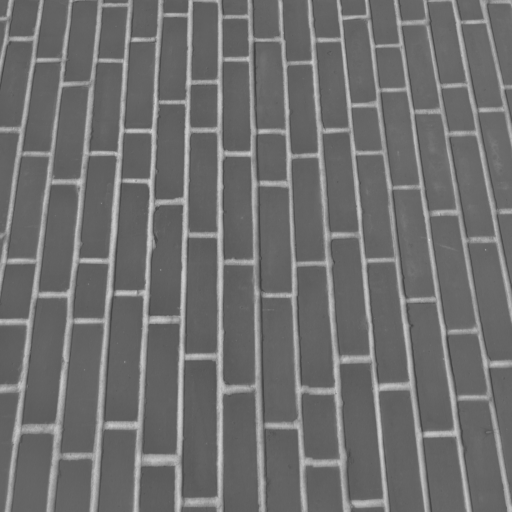
#> input picture skimage.data.brick(), 512 x 512 px
$ jupyter execute --allow-errors practica1.ipynb
#> lines starting #> are read from the running program, lines starting #| are printed output that depends on the picture; after the words box and inside, x2 and y2 are one past the last pixel; in counts of white or black regions, pixels touching at a corner belong together; long printed decimals are rounded
[cell 1]
import skimage.io as io
import skimage.data as data
import skimage.util as util
from skimage.color import rgb2gray, rgb2lab, rgb2hsv
import numpy as np
import matplotlib.pyplot as plt
import os
from PIL import Image

# Lista de plugins disponibles (no necesariamente instalados):
io.find_available_plugins()
# Lista de plugins instalados para cada funci´on:
io.plugin_order()

# Lectura -> io.imread
# Escritura -> io.imsave
# Visualizar -> io.imshow / pyplot.imshow

# Ejercicio 1.1.- Leer y visualizar imágenes

__a)__ Lea la imagen ’lena.png’; llamemosle lena1. Escriba por pantalla su tamñno (shape), sus valores m ́ınimo y m ́aximo, y su tipo. Visualice la imagen.

[cell 2]
def image_caracteristics(image, image_name="Imagen"):
    print(f"Usando {image_name}:\n")
    print("Tamaño: ", image.shape)
    print("Valor Maximo: ", np.max(image))
    print("Valor Minimo: ", np.min(image))
    print("Tipo: ", image.dtype)

#> (a cell that did not finish here is left out)

__b)__ Lea la imagen ’lena.png’, usando el par ́ametro ‘as gray=True’; llamemosle lena2. Escriba por pantalla su tamaño, sus valores mínimo y máximo, y su tipo. Visualice la imagen, consiguiendo que se vea en escala de grises.

#> (a cell that did not finish here is left out)

__c)__ Divida el valor de la imagen lena2 por 2 y s ́umele 0,25; llamemosle lena3 al resultado. Escriba por pantalla sus valores mínimo y máximo. Visualice en subfiguras anexas lena2 y lena3, usando escala de grises, y consiguiendo que las diferencias de brillo sean apreciables visualmente.

#> (a cell that did not finish here is left out)

# Ejercicio 1.2.- Escribir im ́agenes en disco

__a)__ Guarde las imagenes lena2 y lena3 del Ejercicio 1.1, en los ficheros lena2.png y lena3.png, respectivamente, de la carpeta resultados. Asegurese de que la diferencia de intesidades es apreciable en las im ́agenes guardadas (con un visor externo, o volviendolas a leer)

[cell 6]
path = "resultados/"
#> path = 'resultados/'
# Si la carperta no existe la creamos
if not os.path.exists(path):
    os.mkdir(path)

# Convertimos el rango de la imagen de [0,1] a [0,255]
# Pasamos el formato a uint8 y escala de grises
#> (the rest of this cell did not finish here and is left out)

__b)__ Repita la operacion anterior, pero multiplicando antes las imagenes por 10, y almacenando los resultados en lena2b.png y lena3b.png, respectivamente.

#> (a cell that did not finish here is left out)

- __¿Que ocurre y por que?__

Las imagenes quedan con fallos y distorsionadas. Esto se produce porque los valores de la imagen exceden los valores del rango (0-255 para imagenes de 8 bits), produciendo que se tomen valores incorrectos respecto a la imagen original.

- __¿Como debemos hacer para que las diferencias en las
imagenes se puedan almacenar?__

Podemos extender el valor del rango dejando de utilizar un sistema RGB o, normalizar los valores de la imagen para que se encuentren en un rango especifico.

# Ejercicio 1.3.- Enteros, Flotantes y Booleanos

__a)__ Cree tres imagenes de degradado, de tamaño 100 ×100, y:
- A: tipo np.float64, y valores de 0.1 a 0.9.
- B: tipo np.uint8, y valores de 25 a 230.
- C: tipo np.int32, y valores de -230 a 230.

[cell 8]
def intensity_gradient(size=(100, 100), dtype=np.uint8, values=(0, 255)):
    rows, cols = size
    mn, mx = values
    result = np.linspace(mn, mx, rows*cols).reshape(rows, cols)
    return result.astype(dtype)

C = intensity_gradient(size=(100, 100), dtype=np.float64, values=(0.1, 0.9))
A = intensity_gradient(size=(100, 100), dtype=np.uint8, values=(25, 230))
B = intensity_gradient(size=(100, 100), dtype=np.int32, values=(-230, 230))

__b)__ Visualice las tres imagenes, en escala de grises y sin normalizar, y reporte su valor minimo y maximo.

[cell 9]
print("Image A: \n")
# Caracteristicas de la imagen
image_caracteristics(A, "A")

print("Image B: \n")
# Caracteristicas de la imagen
image_caracteristics(B, "B")

print("Image C: \n")
# Caracteristicas de la imagen
image_caracteristics(C, "C")

# Visualizamos las imagenes
plt.figure(figsize=(15, 5))

# lena2 brillo por defecto
plt.subplot(1, 3, 1) # lena2
io.imshow(A)
plt.title("A - np.float64, 0.1 a 0.9")

# lena3 menos brillo
plt.subplot(1, 3, 2) # lena3
io.imshow(B)
plt.title("B - np.uint8, 25 a 230")

# lena3 menos brillo
plt.subplot(1, 3, 3) # lena3
io.imshow(C)
plt.title("C - np.int32,  -230 a 230")

# Mostrar las imágenes
plt.show()

__c)__ Explore el resultado de las funciones img as float, img as uint, img as int e img as bool de skimage sobre las tres im ́agenes anteriores, asi como la salida de la funcion skimage.dtype limits aplicada sobre las imagenes de entrada y salida. Explique lo que ocurre.

[cell 10]
# Mostrar solo la primera fila para cada conversión

img_floatA = util.img_as_float(A)
img_floatB = util.img_as_float(B)
img_floatC = util.img_as_float(C)
print("\nUsing img_as_float: ", img_floatA[0][0], img_floatB[0][0], img_floatC[0][0])  # Mostramos solo la primera fila

img_uintA = util.img_as_uint(A)
img_uintB = util.img_as_uint(B)
img_uintC = util.img_as_uint(C)
print("\nUsing img_as_uint: ", img_uintA[0][0], img_uintB[0][0], img_uintC[0][0])  # Mostramos solo la primera fila

img_intA = util.img_as_int(A)
img_intB = util.img_as_int(B)
img_intC = util.img_as_int(C)
print("\nUsing img_as_int: ", img_intA[0][0], img_intB[0][0], img_intC[0][0])  # Mostramos solo la primera fila

img_boolA = util.img_as_bool(A)
img_boolB = util.img_as_bool(B)
img_boolC = util.img_as_bool(C)
print("\nUsing img_as_bool: ", img_boolA[0][0], img_boolB[0][0], img_boolC[0][0])  # Mostramos solo la primera fila

- __Explique lo que ocurre__

Cada funcion convierte la matriz de la imagen a un tipo espefico de dato. La caracteristica mas resaltanble es el caso de __uint__ e __int__. Al usar un formato sin signo como es el caso del __uint__ los valores tienen el doble de rango positvo, pero no presentan valores negativos; dejando estos a 0. Lo contario ocurre con los __int__ ya que tenemos la mitad de rango positivo, pero lo compensamos con la presencia de valores negativos.

Para las otras dos funciones, en __img\_as\_float__ puede tomar valores de $[0,1]$ o de $[-1,1]$ dependiendo de si el dato anterior tenia signo o no. La funcion__img\_as\_bool__ pone como __True__ los valores superiores a la mitad del valor máximo posible en el tipo de dato original, y __False__ al resto y negativos.

# Ejercicio 1.4.- Indexacion

__a)__ Sobre una copia de brick, asigne un valor de intensidad ”blanco puro”, a la
ventana definida por las filas 100 a 150, y las columnas 20 a 120. Visualice el
resultado, su valor maximo, su valor minimo y el tipo

[cell 11]
brick = data.brick()        # 512x512
#> brick is the input picture: shape (512, 512); min 63, max 207, mean 111.5
astro = data.astronaut()
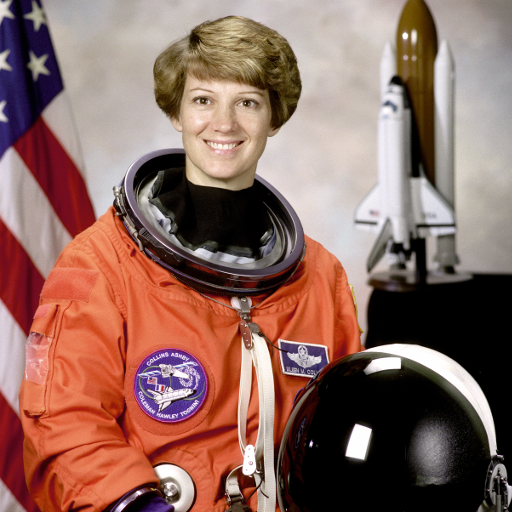
#> input picture skimage.data.astronaut(), 512 x 512 px
#> astro is the input picture: shape (512, 512, 3); mean R, G, B 141.6, 105.8, 96.5

white_brick = brick.copy()
# Blanco puro
white_brick[100:150, 20:120] = 255
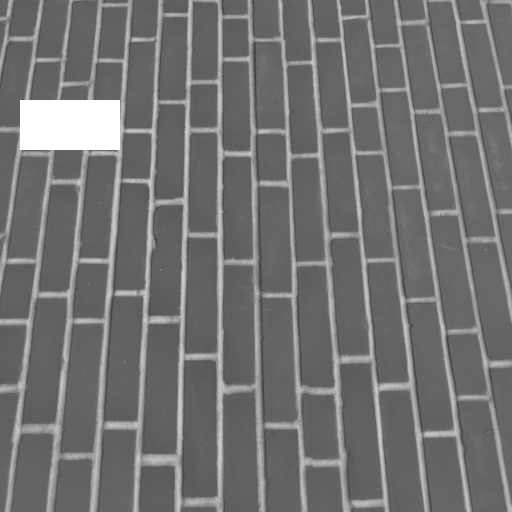
#> white_brick: shape (512, 512); 1.91% of pixels changed, all inside (x1, y1, x2, y2) = (20, 100, 120, 150)
image_caracteristics(white_brick, "White Brick")
#| Tamaño:  (512, 512)
#| Valor Maximo:  255
#| Valor Minimo:  63
#| Tipo:  uint8
io.imshow(white_brick)

__b)__ Cree una mascara binaria (llamemosle brickmsk) que valga 1 en las posiciones
donde brick sea mayor que el 50 % del rango dinamico y 0 en el resto. Visualice
el resultado, asi como su valor maximo, su valor minimo y el tipo

[cell 12]
# Sobre Brick o White Brick
dynamic_range = np.max(brick) - np.min(brick)
#> dynamic_range = 144

brickmsk = brick > (np.min(brick) + dynamic_range / 2)
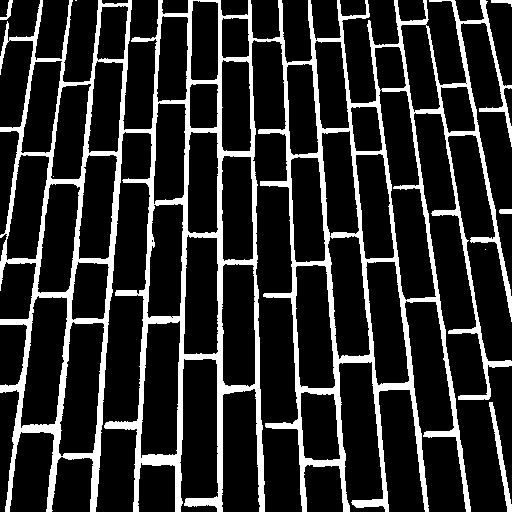
#> brickmsk: shape (512, 512) bool; 17.5% white; 8 white regions (3 under 20 px), largest, box (x1, y1, x2, y2) and area: (0, 0, 512, 512) 45185, (489, 402, 512, 512) 535, (0, 0, 13, 20) 92, (491, 0, 512, 7) 70, (499, 209, 512, 214) 63
image_caracteristics(brickmsk, "White Brick")
#| Tamaño:  (512, 512)
#| Valor Maximo:  True
#| Valor Minimo:  False
#| Tipo:  bool
io.imshow(brickmsk)

__c)__ Modifique los valores de una copia de astronaut para tomen un valor [r,g,b]
aleatorio en las posiciones indicadas por la mascara brickmsk

[cell 13]
astro_rgb = astro.copy()
# Generamos un color aleatorio
color = list(np.random.choice(range(256), size=3))
# En los pixeles de astro_rgb donde brickmsk sea True, se añade el color
astro_rgb[brickmsk] = color
#> astro_rgb: shape (512, 512, 3); 17.53% of pixels changed, all inside (x1, y1, x2, y2) = (0, 0, 512, 512)

# Visualizamos las imagenes
plt.figure(figsize=(15, 5))

plt.subplot(1, 2, 1)
io.imshow(astro)
plt.title("Astronaut Original")

plt.subplot(1, 2, 2)
io.imshow(astro_rgb)
plt.title("Astronaut + Brick")

# Mostrar las imágenes
plt.show()

__d)__ Usando una copia de astronaut, visualice, en cuatro subfiguras, cada uno de
sus canales RGB, en escala de grises, junto con la imagen en color

[cell 14]
astro_chanels = astro.copy()

red = astro_chanels[..., 0]     # Red
green = astro_chanels[..., 1]   # Green
blue = astro_chanels[..., 2]    # Blue
gray = rgb2gray(astro_chanels)
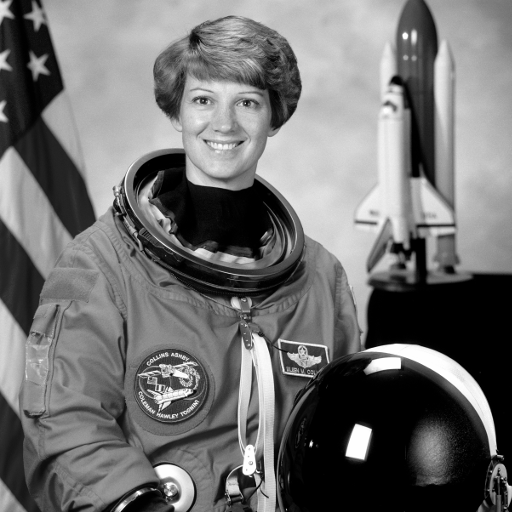
#> gray: shape (512, 512) float64; min 0, max 1, mean 0.442

# Visualizamos las imagenes
plt.figure(figsize=(15, 5))

plt.subplot(1, 5, 1)
io.imshow(red)
plt.title("Chanel Red")

plt.subplot(1, 5, 2)
io.imshow(green)
plt.title("Chanel Green")

plt.subplot(1, 5, 3)
io.imshow(blue)
plt.title("Chanel Blue")

plt.subplot(1, 5, 4)
io.imshow(gray)
plt.title("Chanel Gray")


plt.subplot(1, 5, 5)
io.imshow(astro)
plt.title("Chanel Color")

# Mostrar las imágenes
plt.show()

__e)__ Usando la funcion __skimage.draw.disk__, obtenga las coordinadas de un circulo en una posicion aleatoria del espacio 512×512, y radio 20. Modifique la imagen resultante del apartado (c) para que los valores del canal verde en las posiciones del circulo sean 100 % del rango dinamico, dejando el resto de valores sin cambiar. Visualize el resultado

[cell 15]
from skimage.draw import disk
import random

astro_circle = astro_rgb.copy()
# Cojemos el rango dinamico del canal verde
dynamic_range = np.max(astro_rgb[..., 1]) - np.min(astro_rgb[..., 1])
#> dynamic_range = 255

position = (random.randint(20,492), random.randint(20,492))  # Quitamos 20 unidades para que el cirulo no salga de la imagen
rr,cc = disk(position, 20)

astro_circle[rr,cc, 1] = dynamic_range
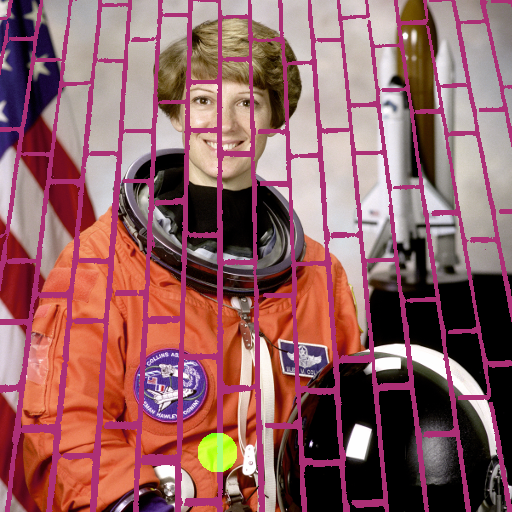
#> astro_circle: shape (512, 512, 3); mean R, G, B 146.5, 96.4, 100.3

io.imshow(astro_circle)

astro_circle = None

# Ejercicio 2.1.- Espacios de color

__a)__ Muestre en una cuadricula de 3 ×3 de subfiguras: los tres canales de RGB en escala de grises, los tres canales de CIE-L*a*b* en escala de grises, y los tres canales de HSV en escala de grises. Use los titulos de las figuras para indicar el nombre del canal y su rango de valores

[cell 16]
def show_figures(size, row:int, col:int, images):
    plt.figure(figsize=size)
    for idx in range(1,col + 1):
        plt.subplot(row, col, idx)
        io.imshow(images[idx])
        plt.title(f"Image {images[idx]}")
    plt.show()

[cell 17]
retina = data.retina()
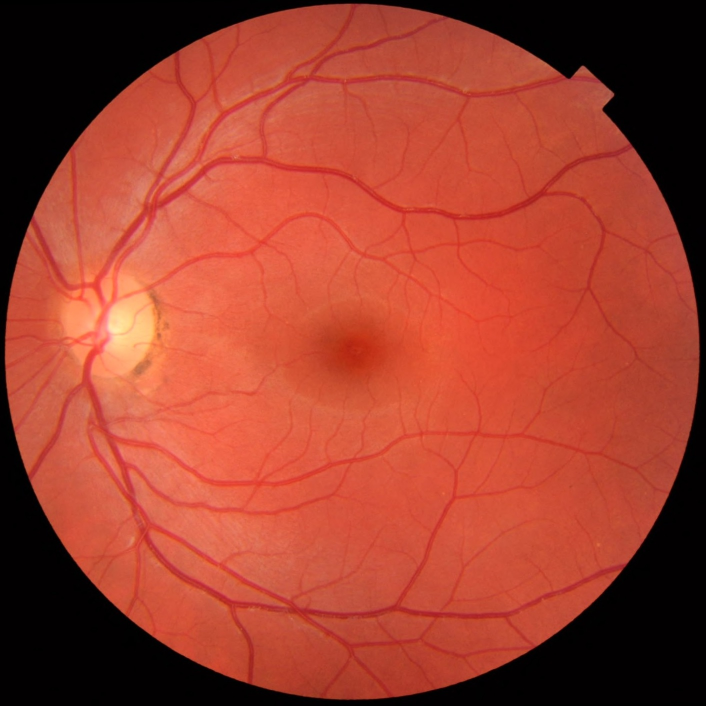
#> input picture skimage.data.retina(), 1411 x 1411 px (shown at 1/2 size)
#> retina is the input picture: shape (1411, 1411, 3); mean R, G, B 159.4, 63.5, 46.1
butterfly = "butterfly.jpg"

retina_r = retina[..., 0]
retina_g = retina[..., 1]
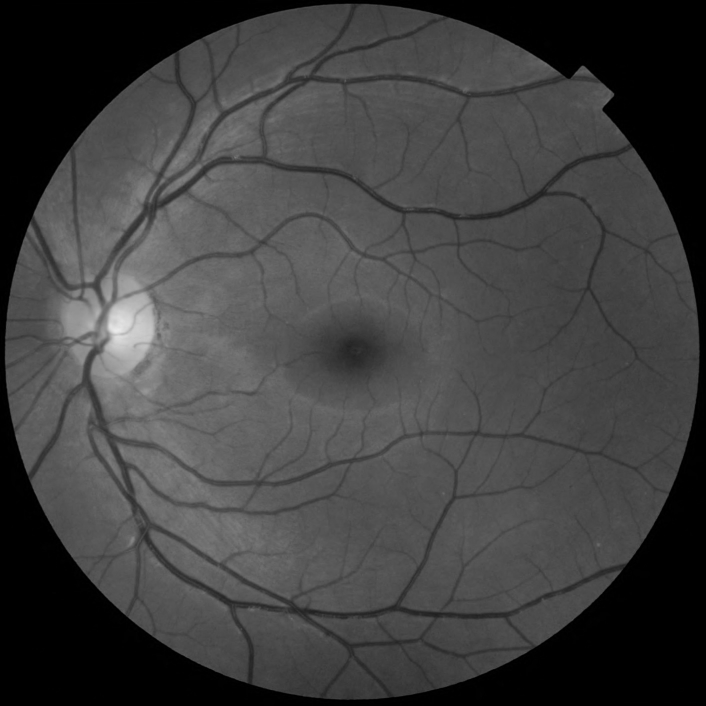
#> retina_g: shape (1411, 1411) (shown at 1/2 size); min 0, max 236, mean 63.5
retina_b = retina[..., 2]
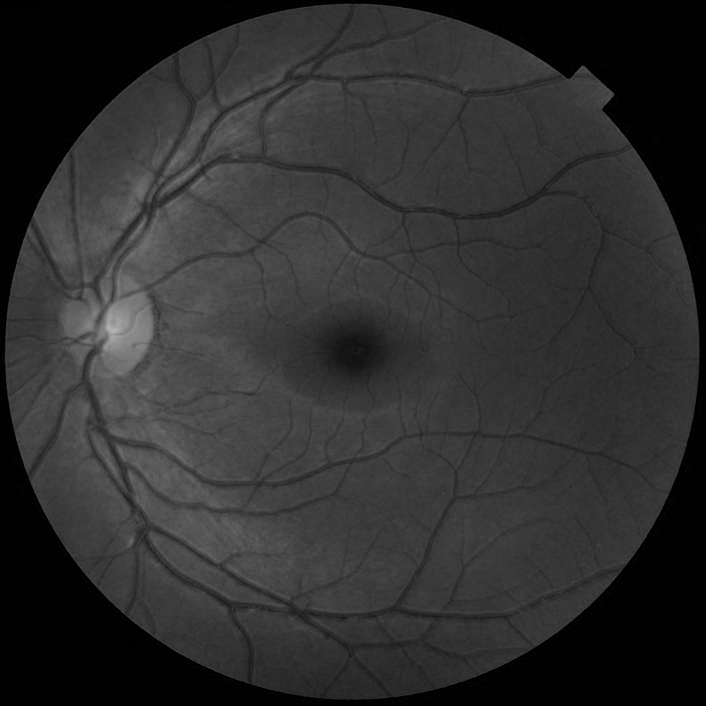
#> retina_b: shape (1411, 1411) (shown at 1/2 size); min 0, max 181, mean 46.1

retina_lab = rgb2lab(retina)
#> retina_lab: shape (1411, 1411, 3) float64; mean of channels 0, 1, 2 39.6, 36.8, 29.5
retina_l = retina_lab[..., 0]
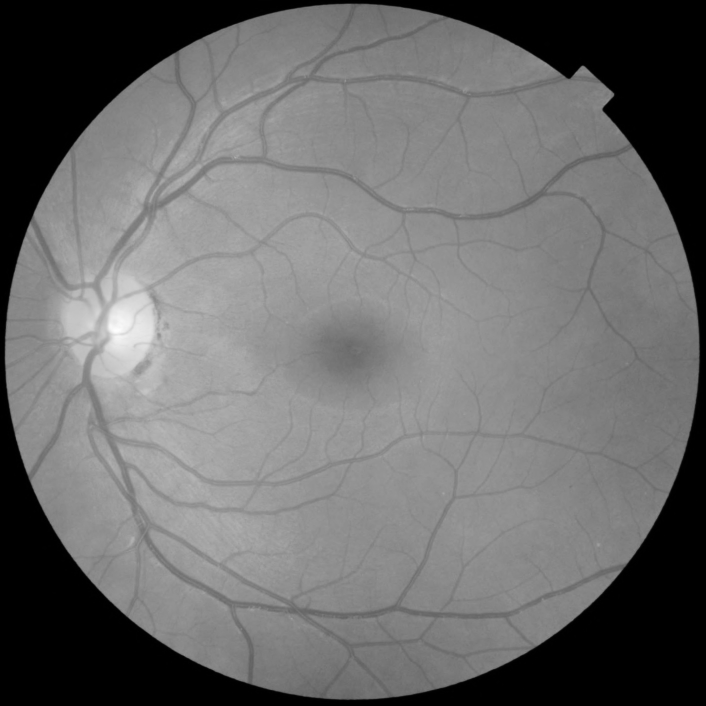
#> retina_l: shape (1411, 1411) float64 (shown at 1/2 size); min 0, max 93.5, mean 39.6; drawn with min black and max white
retina_a = retina_lab[..., 1]
retina_B = retina_lab[..., 2]

retina_hsv = rgb2hsv(retina)
#> retina_hsv: shape (1411, 1411, 3) float64; mean of channels 0, 1, 2 0.21, 0.759, 0.625
retina_h = retina_hsv[..., 0]
retina_s = retina_hsv[..., 1]
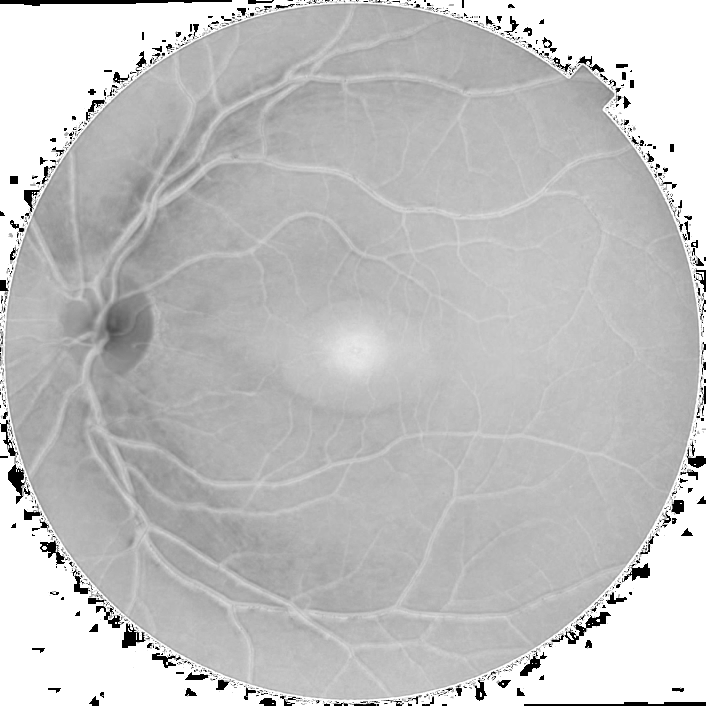
#> retina_s: shape (1411, 1411) float64 (shown at 1/2 size); min 0, max 1, mean 0.759
retina_v = retina_hsv[..., 2]

[cell 18]
# Visualizamos las imagenes
plt.figure(figsize=(15, 15))

plt.subplot(1, 9, 1)
io.imshow(retina_r)
plt.title("Chanel Red")

plt.subplot(1, 9, 2)
io.imshow(retina_g)
plt.title("Chanel Green")

plt.subplot(1, 9, 3)
io.imshow(retina_b)
plt.title("Chanel Blue")


plt.subplot(1, 9, 4)
io.imshow(retina_l)
plt.title("Chanel L*")

plt.subplot(1, 9, 5)
io.imshow(retina_a)
plt.title("Chanel a*")

plt.subplot(1, 9, 6)
io.imshow(retina_B)
plt.title("Chanel B")


plt.subplot(1, 9, 7)
io.imshow(retina_h)
plt.title("Chanel Hue")

plt.subplot(1, 9, 8)
io.imshow(retina_v)
plt.title("Chanel Value")

plt.subplot(1, 9, 9)
io.imshow(retina_s)
plt.title("Chanel Saturation")

plt.show()

__b)__ Observando los resultados: ¿Que canal es mas apropiado para la segmentacion objetivo? Razone la respuesta

blablabablabalblablablabblablabablabalblablablabblablabablabalblablablabblablabablabalblablablabblablabablabalblablablabblablabablabalblablablabblablabablabalblablablabblablabablabalblablablabblablabablabalblablablabblablabablabalblablablabblablabablabalblablablabblablabablabalblablablabblablabablabalblablablabblablabablabalblablablabblablabablabalblablablabblablabablabalblablablabblablabablabalblablablabblablabablabalblablablabblablabablabalblablablabblablabablabalblablablabblablabablabalblablablabblablabablabalblablablabblablabablabalblablablabblablabablabalblablablabblablabablabalblablablabblablabablabalblablablabblablabablabalblablablabblablabablabalblablablabblablabablabalblablablabblablabablabalblablablabblablabablabalblablablab

__c)__ Compare diferentes canales de gris calculado a partir de las siguientes opciones: media de RGB, V de HSV, L* de CIE-L*a*b*.

[cell 19]
mean_rgb = np.mean([retina_r, retina_b, retina_g])
#> mean_rgb = 89.7
mean_hsv = np.mean(retina_v)
#> mean_hsv = 0.625
mean_lab = np.mean(retina_l)
#> mean_lab = 39.65

print("RGB: ", mean_rgb)
#| RGB:  89.698
print("HSV: ", mean_hsv)
#| HSV:  0.6253
print("Lab*: ", mean_lab)
#| Lab*:  39.650

__d)__ Realizar la misma comparacion pero teniendo en cuenta la saturacion de HSV y la saturacion calculada a partir de L*a*b*

[cell 20]
mean_hsv = np.mean([retina_v, retina_s])
#> mean_hsv = 0.692
mean_lab = np.mean([retina_l, retina_a, retina_B])
#> mean_lab = 35.3

print("RGB: ", mean_rgb)
#| RGB:  89.698
print("HSV: ", mean_hsv)
#| HSV:  0.6921
print("Lab*: ", mean_lab)
#| Lab*:  35.296
